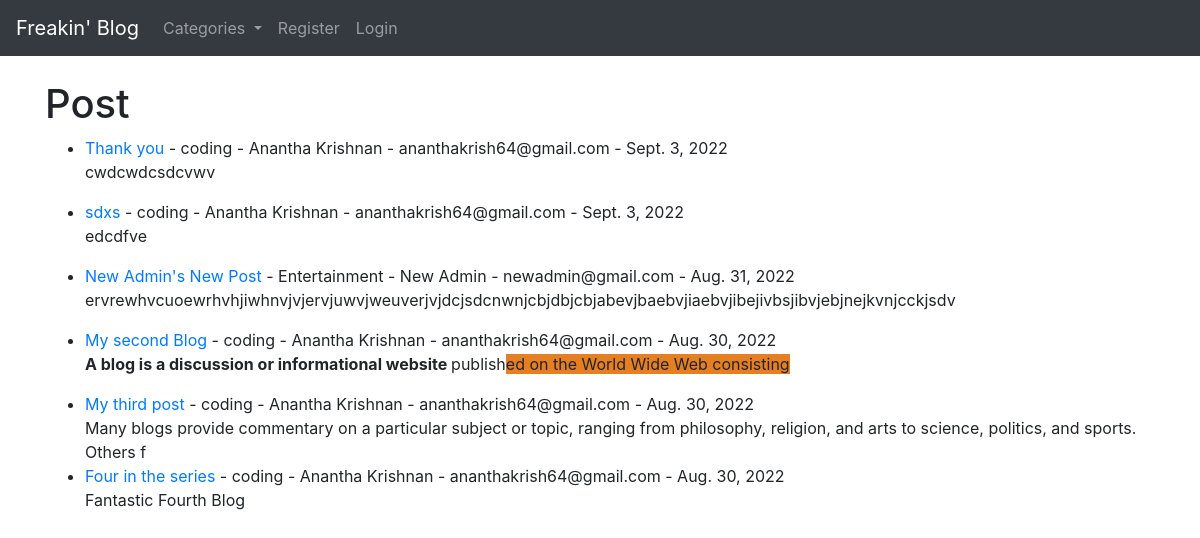
The page / on the database its author committed.
### BlogApp/models.py (models this page shows, shortened)
class Post(models.Model):
    title = models.CharField(max_length=255)
    header_image = models.ImageField(null=True, blank=True, upload_to="images/")
    title_tag = models.CharField(max_length=255)
    author = models.ForeignKey(User, on_delete=models.CASCADE)
    body = RichTextField(blank=True, null=True)
    post_date = models.DateField(auto_now_add=True)
    category = models.CharField(max_length=255, default='coding')
    likes = models.ManyToManyField(User, related_name='blog_posts')

### BlogApp/views.py (the view)
# urls.py: path('', HomeView.as_view(), name="home"),
class HomeView(ListView):
    model = Post
    template_name = 'home.html'
    ordering = ['-post_date']
    def get_context_data(self, *args, **kwargs):
        cate_menu = Category.objects.all()
        context = super(HomeView, self).get_context_data(*args, **kwargs)
        context["cate_menu"] = cate_menu
        return context

### BlogApp/models.py (called while the page is built)
    def __str__(self):
        return self.name

### BlogApp/templates/home.html (shortened to what this page needs)
    {% extends 'base.html' %}
    {% block content %}
    <h1>Post</h1>
    <ul>
    {% for post in object_list %}
          <li><a href="{% url 'article_details' post.pk %}"> {{ post.title }}</a>  - <a href="{% url 'category' post.category %}"></a> {{ post.category }} - {{ post.author.first_name }}
                     {{ post.author.last_name }} - {{ post.author.email }} - {{ post.post_date }}  <br/>
    {{ post.body|slice:":150"|safe }}</li>
    {% endfor %}
    </ul>
    {% endblock %}

### rows shown on the page
Post: title "Thank you", category "coding", author.first_name "Anantha", author.last_name "Krishnan", author.email "ananthakrish64@gmail.com", post_date "Sept. 3, 2022", body "cwdcwdcsdcvwv"
Post: title "sdxs", category "coding", author.first_name "Anantha", author.last_name "Krishnan", author.email "ananthakrish64@gmail.com", post_date "Sept. 3, 2022", body "edcdfve"
Post: title "New Admin's New Post", category "Entertainment", author.first_name "New", author.last_name "Admin", author.email "newadmin@gmail.com", post_date "Aug. 31, 2022", body "ervrewhvcuoewrhvhjiwhnvjvjervjuwvjweuverjvjdcjsdcnwnjcbjdbjcbjabevjbaebvjiaebvjibejivbsjibvjebjnejkvnjcckjsdv"
Post: title "My second Blog", category "coding", author.first_name "Anantha", author.last_name "Krishnan", author.email "ananthakrish64@gmail.com", post_date "Aug. 30, 2022", body "A blog is a discussion or informational website publish ed on the World Wide Web consisting"
Post: title "My third post", category "coding", author.first_name "Anantha", author.last_name "Krishnan", author.email "ananthakrish64@gmail.com", post_date "Aug. 30, 2022", body "Many blogs provide commentary on a particular subject or topic, ranging from philosophy, religion, and arts to science, politics, and sports. Others f"
Post: title "Four in the series", category "coding", author.first_name "Anantha", author.last_name "Krishnan", author.email "ananthakrish64@gmail.com", post_date "Aug. 30, 2022", body "Fantastic Fourth Blog"
